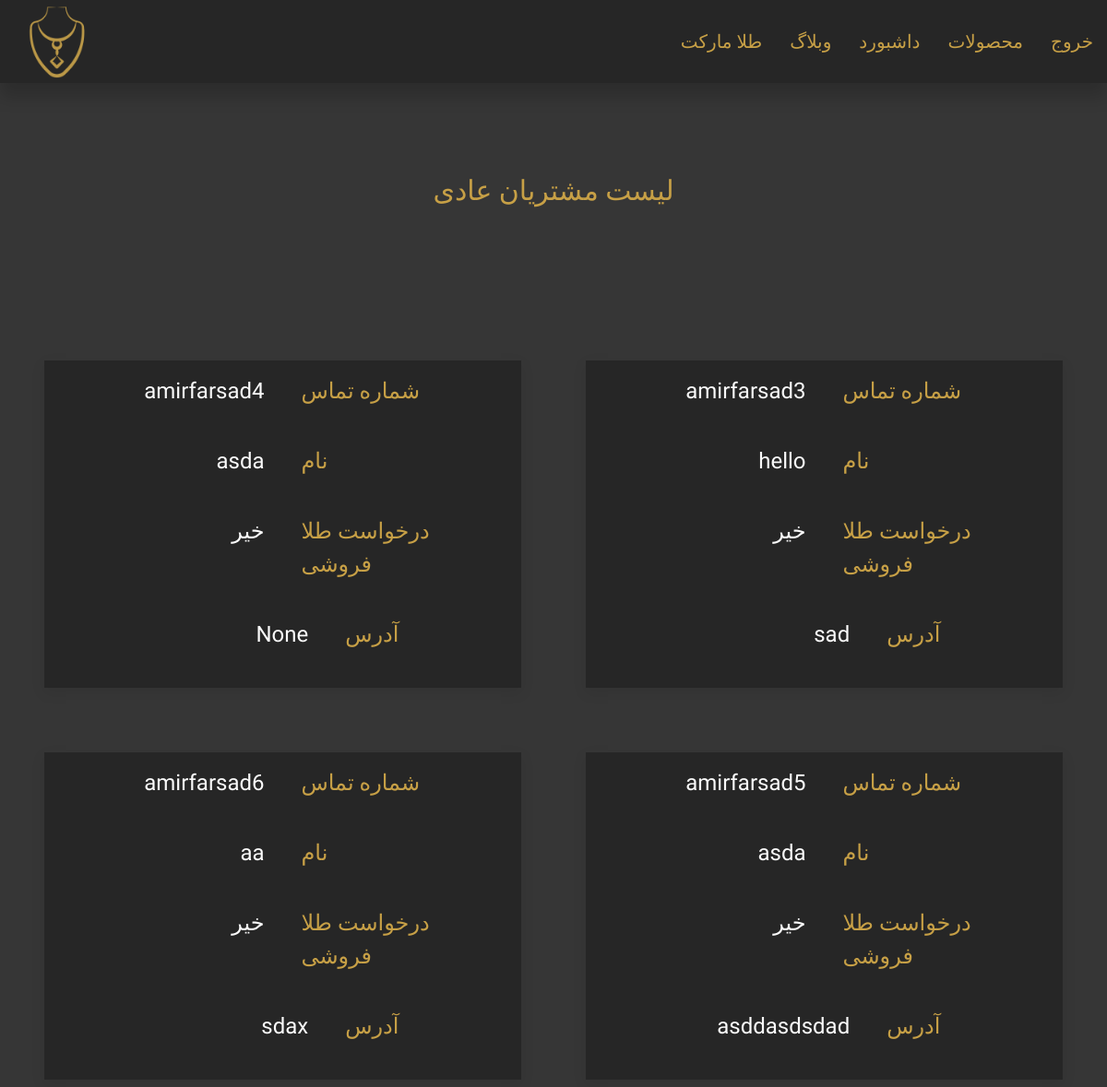
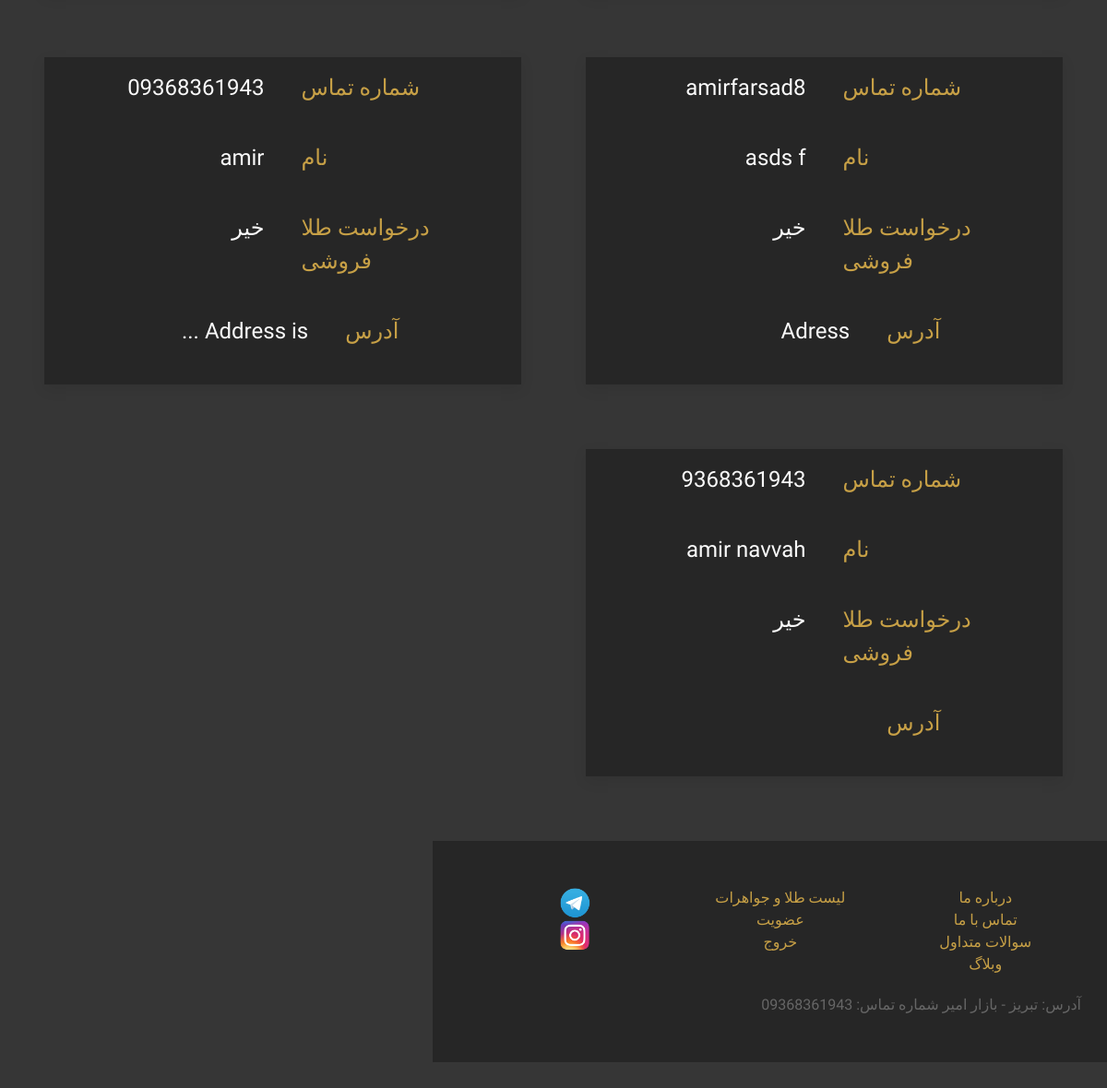
Screenshot of /commonuser/customerlist/ (signed in) with the database file from the repository (2 pictures, top to bottom).
### commonuser/models.py (models this page shows, shortened)
class CommonUserModel(models.Model):
    user = models.OneToOneField(settings.AUTH_USER_MODEL, on_delete = models.CASCADE,
                               related_name='commonusers', primary_key = True)
    address = models.TextField(null = True, blank = True)
    is_jewler_request = models.BooleanField('Jewler Request', default = False)
    is_jewler = models.BooleanField('Jewler Status', default = False)

### accounts/models.py (models this page shows, shortened)
class UserModel(AbstractUser):
    name = models.CharField(max_length=216, null = False, blank = False)
    is_commonuser = models.BooleanField('CommonUser Status', default = False)
    is_masteruser = models.BooleanField('MasterUser Status', default = False)
    slug = models.SlugField(unique = True, null = False, blank = False)

### commonuser/views.py (the view)
# urls.py: path('customerlist/',CustomerListView, name='customerlist'),
@login_required
@masteruser_required
def CustomerListView(request):
    customers = CommonUserModel.objects.filter(is_jewler_request = False)
    return render (request,'commonuser/customerlist.html',{'customers':customers})

### commonuser/templates/commonuser/customerlist.html (shortened to what this page needs)
{% extends "BaseTemplates/base1.html" %}
{% block body_block %}
<br>
<h3 style="font-size:30px;" class="goldC-text uk-text-center fHarmattan uk-text-large">لیست مشتریان عادی</h3>
<br>
<div style="padding:4%" class="uk-grid-match uk-text-center uk-grid-large" uk-grid>
  {% for customer in customers %}
  <div class="uk-width-1-1 uk-width-1-2@s uk-block">
<div  class="uk-card uk-card-default uk-card-body darkgreyC">
<div style="margin-top:-25px"  class=" fHarmattan uk-text-large" uk-grid>
  <div class="uk-width-1-2 uk-text-left goldC-text" >شماره تماس</div><div class="uk-width-1-2 uk-text-right whiteC-text">{{customer.user.username}}</div>
  <div class="uk-width-1-2 uk-text-left goldC-text" >نام</div><div class="uk-width-1-2 uk-text-right whiteC-text">{{customer.user.name}}</div>
  <div class="uk-width-1-2 uk-text-left goldC-text" >درخواست طلا فروشی</div><div class="uk-width-1-2 uk-text-right whiteC-text">{% if customer.is_customer_request %}بله{% else %} خیر{% endif %}</div>
<div class="uk-width-2-5 uk-text-left goldC-text" >آدرس</div><div class="uk-width-3-5 uk-text-right whiteC-text">{{customer.address}}</div>
</div>
</div>
</div>
  {% endfor %}
    {% endblock %}

### statics/css/styles.css (style rules this page uses)
.fHarmattan { font-family: 'Harmattan', sans-serif; }
.goldC-text { color: #c7a046; }
.whiteC-text { color: #fafafa; }
.darkgreyC { background-color: #262626; }
.greyC { background-color: #363636; }

### rows the page displays
CommonUserModel: user.username "amirfarsad3", user.name "hello", address "sad"
CommonUserModel: user.username "amirfarsad4", user.name "asda", address "None"
CommonUserModel: user.username "amirfarsad5", user.name "asda", address "asddasdsdad"
CommonUserModel: user.username "amirfarsad6", user.name "aa", address "sdax"
CommonUserModel: user.username "amirfarsad8", user.name "asds f", address "Adress"
CommonUserModel: user.username "09368361943", user.name "amir", address "Address is ..."
CommonUserModel: user.username "9368361943", user.name "amir navvah"
